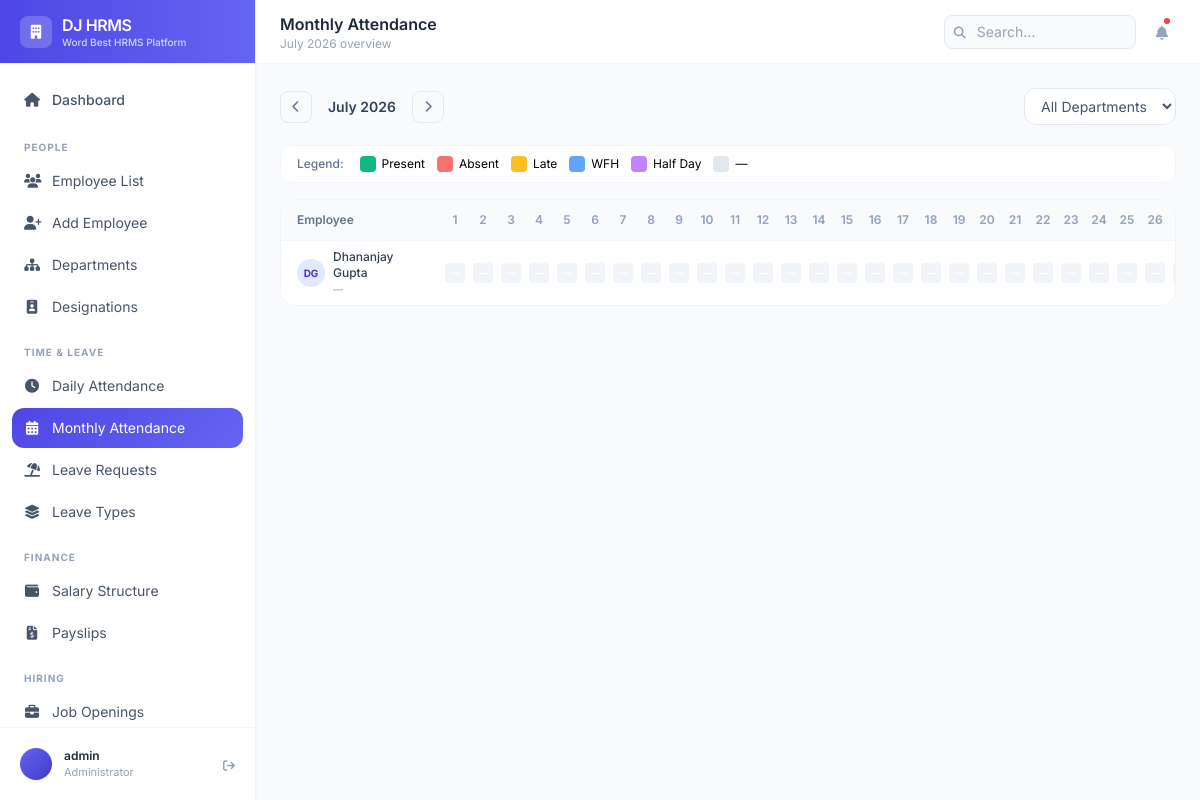
/attendance/monthly/ (signed in), run on an earlier commit of the app's database.
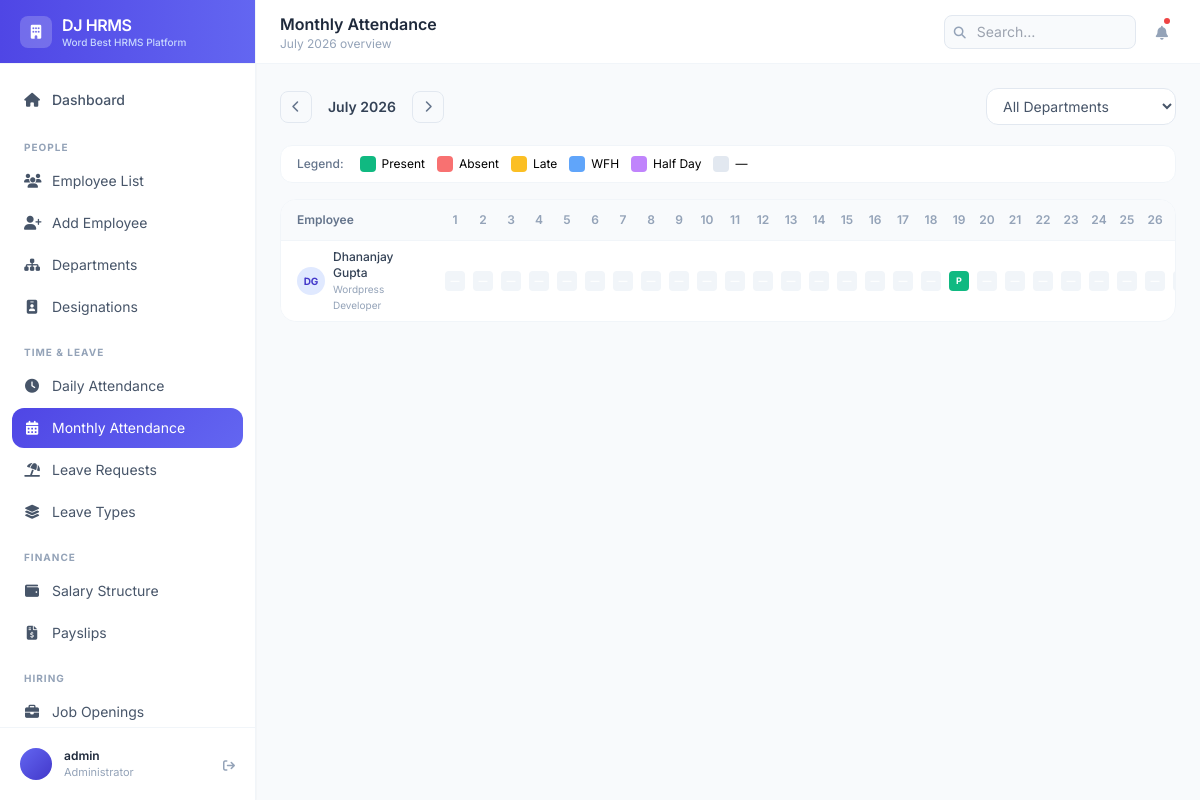
And on a later commit of the database.
### employees/models.py (models this page shows, shortened)
class Employee(models.Model):
    GENDER_CHOICES = [('M', 'Male'), ('F', 'Female'), ('O', 'Other')]
    STATUS_CHOICES = [
        ('active', 'Active'),
        ('inactive', 'Inactive'),
        ('on_leave', 'On Leave'),
        ('terminated', 'Terminated'),
    ]
    EMPLOYMENT_TYPE = [
        ('full_time', 'Full Time'),
        ('part_time', 'Part Time'),
        ('contract', 'Contract'),
        ('intern', 'Intern'),
    ]
    user = models.OneToOneField(User, on_delete=models.CASCADE, null=True, blank=True)
    employee_id = models.CharField(max_length=20, unique=True)
    first_name = models.CharField(max_length=50)
    last_name = models.CharField(max_length=50)
    email = models.EmailField(unique=True)
    phone = models.CharField(max_length=15, blank=True)
    date_of_birth = models.DateField(null=True, blank=True)
    gender = models.CharField(max_length=1, choices=GENDER_CHOICES, blank=True)
    photo = models.ImageField(upload_to='employee_photos/', null=True, blank=True)
    department = models.ForeignKey(Department, on_delete=models.SET_NULL, null=True, related_name='employees')
    designation = models.ForeignKey(Designation, on_delete=models.SET_NULL, null=True, related_name='employees')
    date_joined = models.DateField()
    employment_type = models.CharField(max_length=20, choices=EMPLOYMENT_TYPE, default='full_time')
    status = models.CharField(max_length=20, choices=STATUS_CHOICES, default='active')
    address = models.TextField(blank=True)
    emergency_contact_name = models.CharField(max_length=100, blank=True)
    emergency_contact_phone = models.CharField(max_length=15, blank=True)
    created_at = models.DateTimeField(auto_now_add=True)
    updated_at = models.DateTimeField(auto_now=True)
    @property
    def full_name(self):
        return f"{self.first_name} {self.last_name}"
    class Meta:
        ordering = ['first_name', 'last_name']

class Department(models.Model):
    name = models.CharField(max_length=100, unique=True)
    code = models.CharField(max_length=10, unique=True)
    description = models.TextField(blank=True)
    manager = models.ForeignKey(
        'Employee', on_delete=models.SET_NULL, null=True, blank=True,
        related_name='managed_department'
    )
    created_at = models.DateTimeField(auto_now_add=True)
    class Meta:
        ordering = ['name']

### attendance/models.py (models this page shows, shortened)
class AttendanceRecord(models.Model):
    STATUS_CHOICES = [
        ('present', 'Present'),
        ('absent', 'Absent'),
        ('half_day', 'Half Day'),
        ('late', 'Late'),
        ('work_from_home', 'Work From Home'),
        ('holiday', 'Holiday'),
    ]
    employee = models.ForeignKey(Employee, on_delete=models.CASCADE, related_name='attendance')
    date = models.DateField()
    check_in = models.TimeField(null=True, blank=True)
    check_out = models.TimeField(null=True, blank=True)
    status = models.CharField(max_length=20, choices=STATUS_CHOICES, default='present')
    working_hours = models.DecimalField(max_digits=4, decimal_places=2, null=True, blank=True)
    notes = models.TextField(blank=True)
    created_at = models.DateTimeField(auto_now_add=True)
    class Meta:
        unique_together = ['employee', 'date']
        ordering = ['-date']

### attendance/views.py (the view)
# urls.py: path('monthly/', views.monthly_attendance, name='monthly_attendance'),
@login_required
def monthly_attendance(request):
    today     = date.today()
    month     = int(request.GET.get('month', today.month))
    year      = int(request.GET.get('year', today.year))
    dept_id   = request.GET.get('department')
    employees = Employee.objects.filter(status='active').select_related('department')
    if dept_id:
        employees = employees.filter(department_id=dept_id)
    _, days_in_month = calendar.monthrange(year, month)
    all_days = [date(year, month, d) for d in range(1, days_in_month + 1)]
    records = AttendanceRecord.objects.filter(
        date__month=month, date__year=year
    ).select_related('employee')
    record_map = {}
    for r in records:
        record_map.setdefault(r.employee_id, {})[r.date] = r
    monthly_data = []
    for emp in employees:
        emp_records = record_map.get(emp.id, {})
        days_data   = []
        present = absent = late = wfh = half = 0
        for d in all_days:
            rec = emp_records.get(d)
            if rec:
                days_data.append({'date': d, 'status': rec.status, 'record': rec})
                if rec.status == 'present':    present += 1
                elif rec.status == 'absent':   absent  += 1
                elif rec.status == 'late':     late    += 1
                elif rec.status == 'work_from_home': wfh += 1
                elif rec.status == 'half_day': half    += 1
            else:
                days_data.append({'date': d, 'status': None, 'record': None})
        monthly_data.append({
            'employee': emp,
            'days':     days_data,
            'present':  present,
            'absent':   absent,
            'late':     late,
            'wfh':      wfh,
            'half':     half,
        })
    if month == 1:
        prev_month, prev_year = 12, year - 1
    else:
        prev_month, prev_year = month - 1, year
    if month == 12:
        next_month, next_year = 1, year + 1
    else:
        next_month, next_year = month + 1, year
    from employees.models import Department
    departments = Department.objects.all()
    return render(request, 'attendance/monthly.html', {
        'monthly_data': monthly_data,
        'all_days':     all_days,
        'month':        month,
        'year':         year,
        'month_name':   calendar.month_name[month],
        'prev_month':   prev_month,
        'prev_year':    prev_year,
        'next_month':   next_month,
        'next_year':    next_year,
        'departments':  departments,
        'selected_dept': dept_id,
    })

### templates/attendance/monthly.html (shortened to what the changed rows need)
{% extends 'base.html' %}
{% block page_title %}Monthly Attendance{% endblock %}
{% block content %}
<div class="bg-white rounded-2xl border border-slate-100 overflow-hidden">
  <div class="overflow-x-auto">
    <table class="w-full text-xs">
      <thead>
        <tr class="bg-slate-50 border-b border-slate-100">
          <th class="text-left font-semibold text-slate-500 px-4 py-3 min-w-[160px] sticky left-0 bg-slate-50">Employee</th>
          {% for day in all_days %}
          <th class="font-semibold text-slate-400 px-1 py-3 min-w-[28px] text-center
            {% if day.weekday >= 5 %}text-red-300{% endif %}">
            {{ day.day }}
          </th>
          {% endfor %}
        </tr>
      </thead>
      <tbody class="divide-y divide-slate-50">
        {% for row in monthly_data %}
        <tr class="hover:bg-slate-50/60 transition-colors">
          <td class="px-4 py-2 sticky left-0 bg-white">
            <div class="flex items-center gap-2">
              <div class="w-7 h-7 rounded-full bg-brand-100 text-brand-700 flex items-center justify-center text-[10px] font-bold flex-shrink-0">
                {{ row.employee.first_name|first|upper }}{{ row.employee.last_name|first|upper }}
              </div>
              <div>
                <p class="font-medium text-slate-700 text-xs">{{ row.employee.full_name }}</p>
                <p class="text-slate-400 text-[10px]">{{ row.employee.department.name|default:"—" }}</p>
              </div>
            </div>
          </td>
          {% for day_data in row.days %}
          <td class="px-1 py-2 text-center">
            <span class="w-5 h-5 rounded inline-flex items-center justify-center text-white text-[9px] font-bold
              {% if day_data.status == 'present' %}bg-emerald-500
              {% elif day_data.status == 'absent' %}bg-red-400
              {% elif day_data.status == 'late' %}bg-amber-400
              {% elif day_data.status == 'work_from_home' %}bg-blue-400
              {% elif day_data.status == 'half_day' %}bg-purple-400
              {% elif day_data.status == 'holiday' %}bg-slate-300
              {% else %}bg-slate-100 text-slate-300{% endif %}">
              {% if day_data.status == 'present' %}P
              {% elif day_data.status == 'absent' %}A
              {% elif day_data.status == 'late' %}L
              {% elif day_data.status == 'work_from_home' %}W
              {% elif day_data.status == 'half_day' %}H
              {% elif day_data.status == 'holiday' %}Ho
              {% else %}—{% endif %}
            </span>
          </td>
          {% endfor %}
        </tr>
        {% empty %}
        <tr>
          <td colspan="40" class="text-center py-12 text-slate-400">No employees found</td>
        </tr>
        {% endfor %}
      </tbody>
    </table>
  </div>
</div>
{% endblock %}

What changed in the data, as far as the page shows it:
changed Employee "Dhananjay Gupta": employee.department.name "—" → "Wordpress Developer"
added AttendanceRecord: status "P"
